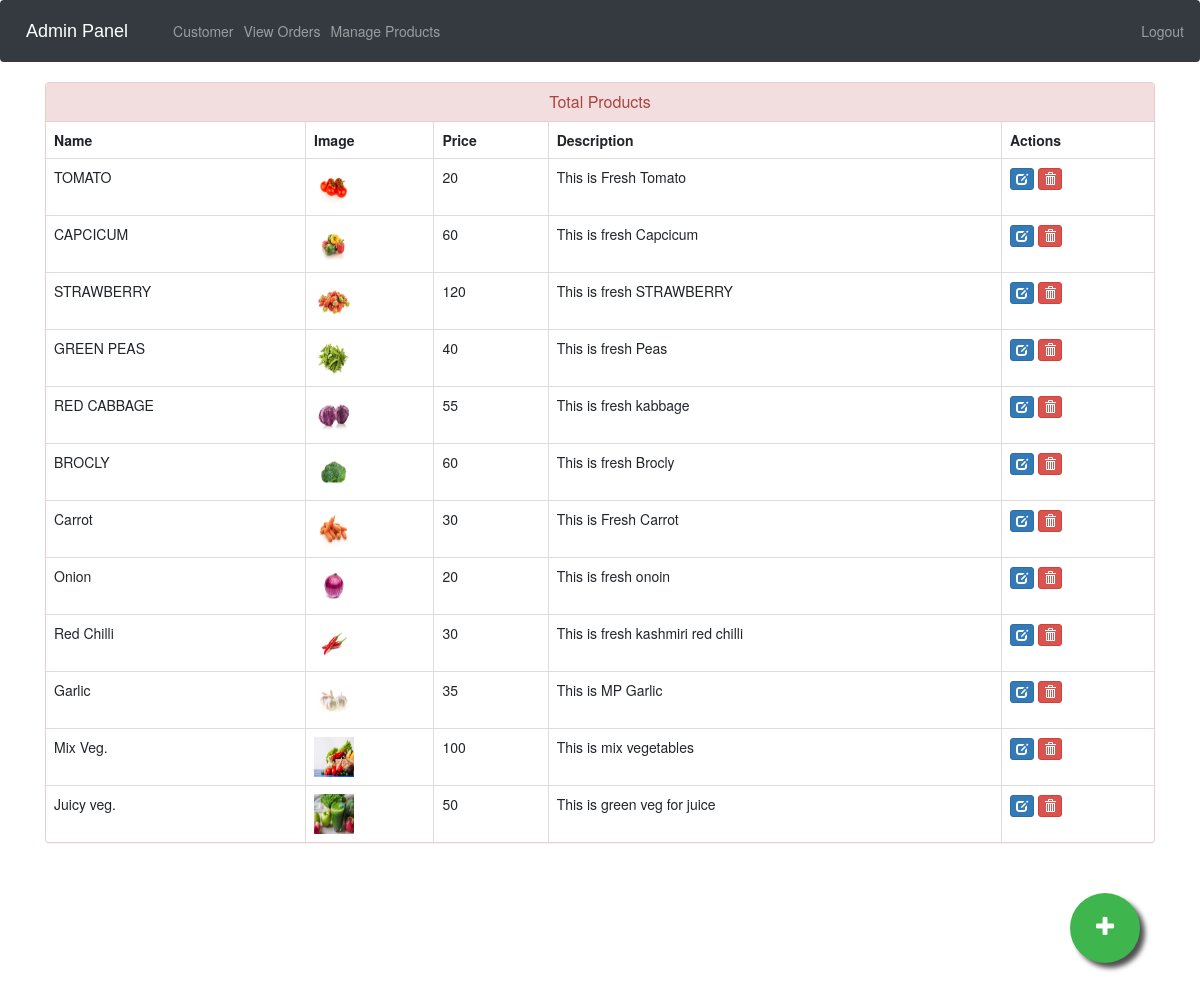
Screenshot of /admin-products (signed in) with the database file from the repository.
### ecom/models.py (models this page shows, shortened)
class Product(models.Model):
    Choice =[
            ('grams', (
            ('250grams', '250'),
            ('500grams', '500'),
        )
    ),
    ('kg', (
            ('1kg', '1'),
        )
    ),
    ]
    name=models.CharField(max_length=40)
    product_image= models.ImageField(upload_to='product_image/',null=True,blank=True)
    price = models.PositiveIntegerField()
    quantity=models.CharField(max_length=10,null=True,choices=Choice)
    description=models.CharField(max_length=100)

### ecom/views.py (the view)
# urls.py: path('admin-products', views.admin_products_view,name='admin-products'),
@login_required(login_url='adminlogin')
def admin_products_view(request):
    products=models.Product.objects.all()
    return render(request,'ecom/admin_products.html',{'products':products})

### templates/ecom/admin_products.html (shortened to what this page needs)
{% extends 'ecom/admin_base.html' %}
{% load static %}
{% block content %}
<head>
  <link href="//netdna.bootstrapcdn.com/bootstrap/3.0.0/css/bootstrap.min.css" rel="stylesheet" id="bootstrap-css">
</head>
<div class="container">
  <div class="panel panel-danger">
    <div class="panel-heading">
      <h6 class="panel-title">Total Products</h6>
    </div>
    <table class="table table-hover table-bordered" id="dev-table">
      <thead>
        <tr>
          <th>Name</th>
          <th>Image</th>
          <th>Price</th>
          <th>Description</th>
          <th>Actions</th>
        </tr>
      </thead>
      {% for p in products %}
  {% if p %}
      <tr>
        <td> {{p.name}}</td>
        <td> <img src="{% static p.product_image.url %}" alt="Profile Pic" height="40px" width="40px" /></td>
        <td>{{p.price}}</td>
        <td>{{p.description}}</td>
        <td><a class="btn btn-primary btn-xs" href="{% url 'update-product' p.id  %}"><span class="glyphicon glyphicon-edit"></span></a>
          <a class="btn btn-danger btn-xs" href="{% url 'delete-product' p.id  %}"><span class="glyphicon glyphicon-trash"></span></a></td>
      </tr>
      {%else%}
      <br><br><br>
      <h1>No Products!!</h1>
      {% endif %}
      {% endfor %}
    </table>
  </div>
</div>
<a href="/admin-add-product" class="float">
<i class="fa fa-plus my-float"></i>
</a>
{% endblock content %}

### templates/ecom/admin_base.html (style rules this page uses)
.fa { font-size: 23px; width: 60px; text-align: center; text-decoration: none; margin: 5px 2px; border-radius: 50%; }

### templates/ecom/admin_products.html (style rules this page uses)
a:link { text-decoration: none; }
h6 { text-align: center; }
.float { position:fixed; width:70px; height:70px; bottom:60px; right:60px; background-color:#3eb54d; color:#FFF; border-radius:50px; text-align:center; box-shadow: 5px 5px 5px #505050; }
.my-float { margin-top:22px; }

### rows the page displays
Product: name "TOMATO", product_image (picture), price "20", description "This is Fresh Tomato"
Product: name "CAPCICUM", product_image (picture), price "60", description "This is fresh Capcicum"
Product: name "STRAWBERRY", product_image (picture), price "120", description "This is fresh STRAWBERRY"
Product: name "GREEN PEAS", product_image (picture), price "40", description "This is fresh Peas"
Product: name "RED CABBAGE", product_image (picture), price "55", description "This is fresh kabbage"
Product: name "BROCLY", product_image (picture), price "60", description "This is fresh Brocly"
Product: name "Carrot", product_image (picture), price "30", description "This is Fresh Carrot"
Product: name "Onion", product_image (picture), price "20", description "This is fresh onoin"
Product: name "Red Chilli", product_image (picture), price "30", description "This is fresh kashmiri red chilli"
Product: name "Garlic", product_image (picture), price "35", description "This is MP Garlic"
Product: name "Mix Veg.", product_image (picture), price "100", description "This is mix vegetables"
Product: name "Juicy veg.", product_image (picture), price "50", description "This is green veg for juice"
